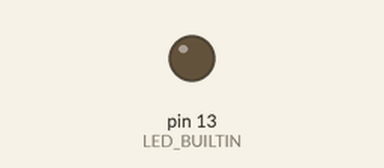
Recording of a sketch running on a simulated Arduino Uno, built with avr-gcc and run on an emulated ATmega328P. Shown: output pins drawn as LEDs (lit = HIGH).

Above: at 0.4 s.
At 16.7 s:
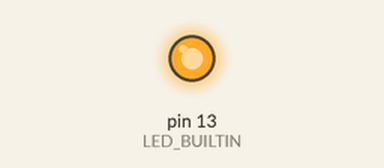
Timing chart, 0 to 19.2 s (numbered marks = the images above):
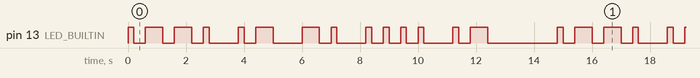

Measured:
- by itself, pin 13 (LED_BUILTIN): moves between LOW and HIGH, repeating every 14.8 s
- by itself, everything shown: repeats every 14.8 s, in 28 steps

The sketch:

Blink.ino
```cpp
const int dotDuration = 200;
const int dashDuration = 600;
const int letterGap = 600;
const int wordGap = 1400;

const char* letters[] = {
  ".-", "-...", "-.-.", "-..", ".", "..-.", "--.", "....", "..", // A-I
    ".---", "-.-", ".-..", "--", "-.", "---", ".--.", "--.-", ".-.", // J-R
    "...", "-", "..-", "...-", ".--", "-..-", "-.--", "--.." // S-Z
};

void setup() {
  pinMode(LED_BUILTIN, OUTPUT);
}
// the loop function runs over and over again forever
void loop() {
  blinkWord("Panha");
  delay(wordGap);
}

//The loop fucntion runs over and over again forever
void blinkWord(const String &word) {
  for (int i = 0; i < word.length(); i++){
     char ch = word.charAt(i);
    if (ch >= 'a' && ch <= 'z'){
      blinkLetter(letters[ch - 'a']);
    }
    else if (ch >= 'A' && ch <= 'Z'){
      blinkLetter(letters[ch - 'A']);
    }
    else if (ch == ' '){
      delay(wordGap);
    }
    delay(letterGap);
  }
}

void blinkLetter(const char* sequence) {
  for (int i = 0; sequence[i] != '\0'; i++) {
    if (sequence[i] == '.') {
      blinkDot();
    }
    else if (sequence[i] == '-') {
      blinkDash();
    }
    delay(dotDuration); // Gap between parts of the same letter
  }
}

void blinkDot() {
  digitalWrite(LED_BUILTIN, HIGH);
  delay(dotDuration);
  digitalWrite(LED_BUILTIN, LOW);
  delay(dotDuration);
}

void blinkDash() {
  digitalWrite(LED_BUILTIN, HIGH);
  delay(dashDuration);
  digitalWrite(LED_BUILTIN, LOW);
  delay(dotDuration);
}
```
